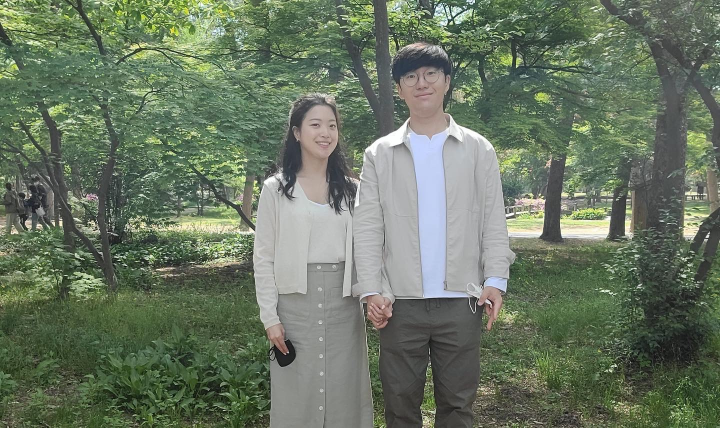
#> input picture data/prac/KakaoTalk_20220518_215457616_01.jpg, 1440 x 855 px, found by its file name (shown at 1/2 size)
$ python processor.py
#> lines starting #> are read from the running program, lines starting #| are printed output that depends on the picture
import os
import cv2
import numpy as np
import numba as nb
from PIL import Image
from time import process_time
from numba import njit, jit, int16, int32, int64, float32, float64, typed
from matplotlib import pyplot as plt
from tools.video import *
os.path.join("..data\prac")

# [138 lines left out: functions binary_image, histogram, hist_equalization, otsu_binary, not called in this run]

class clustering :

    # [55 lines left out: function flood_fill, not called in this run]

if __name__ == "__main__" :

    # setting image directory
    file_dir = "D:\\cv\\data\\prac\\KakaoTalk_20220518_215457616_01.jpg"
    img = cv2.imread(file_dir, 0)
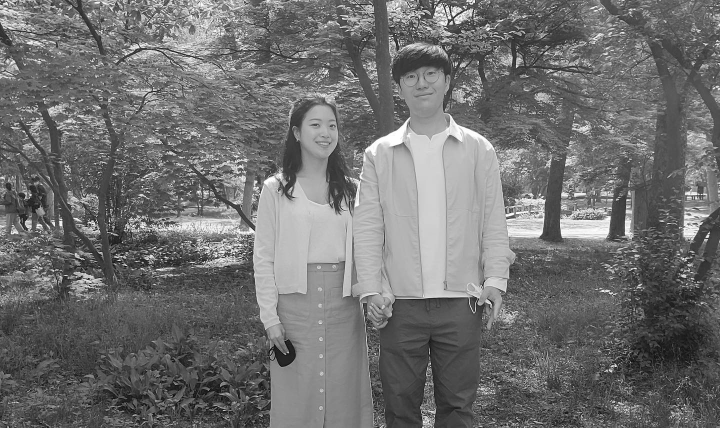
#> img: shape (855, 1440) (shown at 1/2 size); min 0, max 255, mean 111.8

    # [53 lines of commented-out code are left out]

$ run again, with data/prac/KakaoTalk_20220518_215457616_02.jpg copied over data/prac/KakaoTalk_20220518_215457616_01.jpg
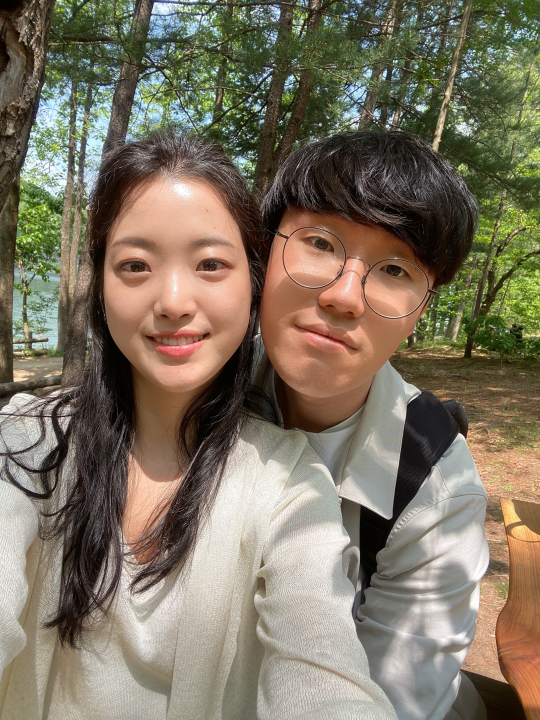
#> input picture data/prac/KakaoTalk_20220518_215457616_02.jpg, 1080 x 1440 px, found by its file name (shown at 1/2 size)
#> `img = cv2.imread(file_dir, 0)`:
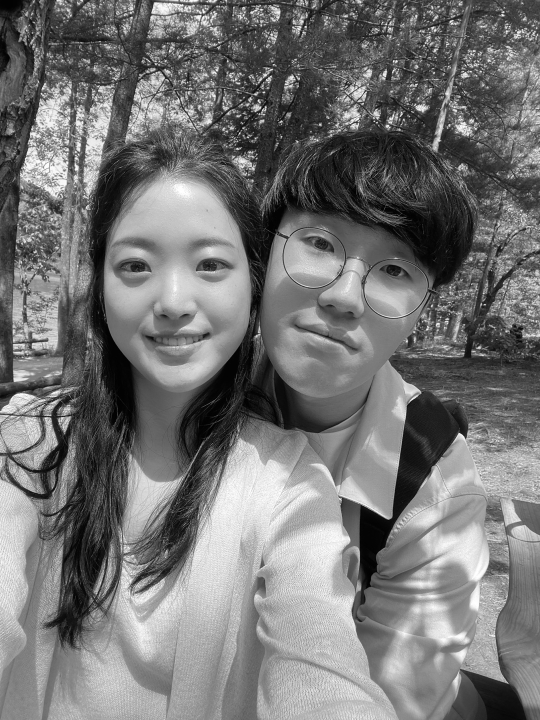
#> img: shape (1440, 1080) (shown at 1/2 size); min 0, max 255, mean 117

$ run again, with data/prac/KakaoTalk_20220526_233314266.jpg copied over data/prac/KakaoTalk_20220518_215457616_01.jpg
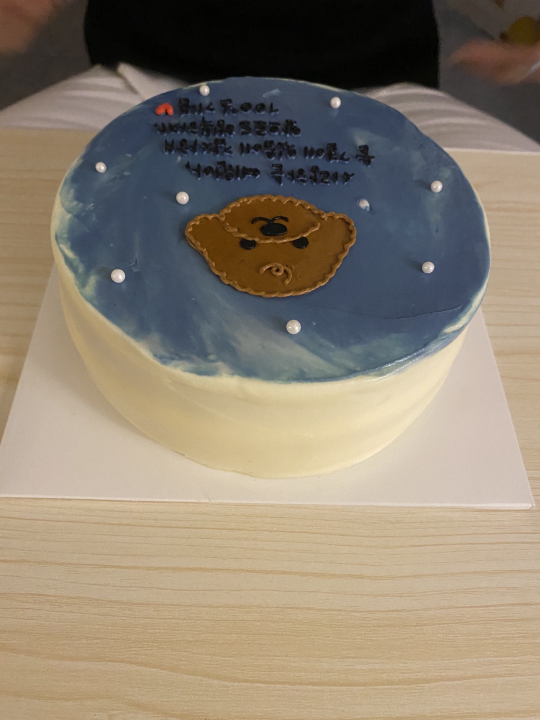
#> input picture data/prac/KakaoTalk_20220526_233314266.jpg, 1080 x 1440 px, found by its file name (shown at 1/2 size)
#> `img = cv2.imread(file_dir, 0)`:
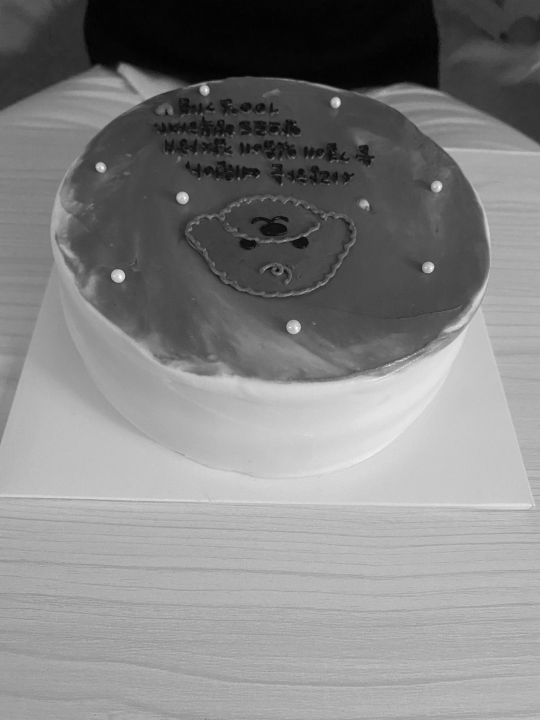
#> img: shape (1440, 1080) (shown at 1/2 size); min 0, max 255, mean 130.6
